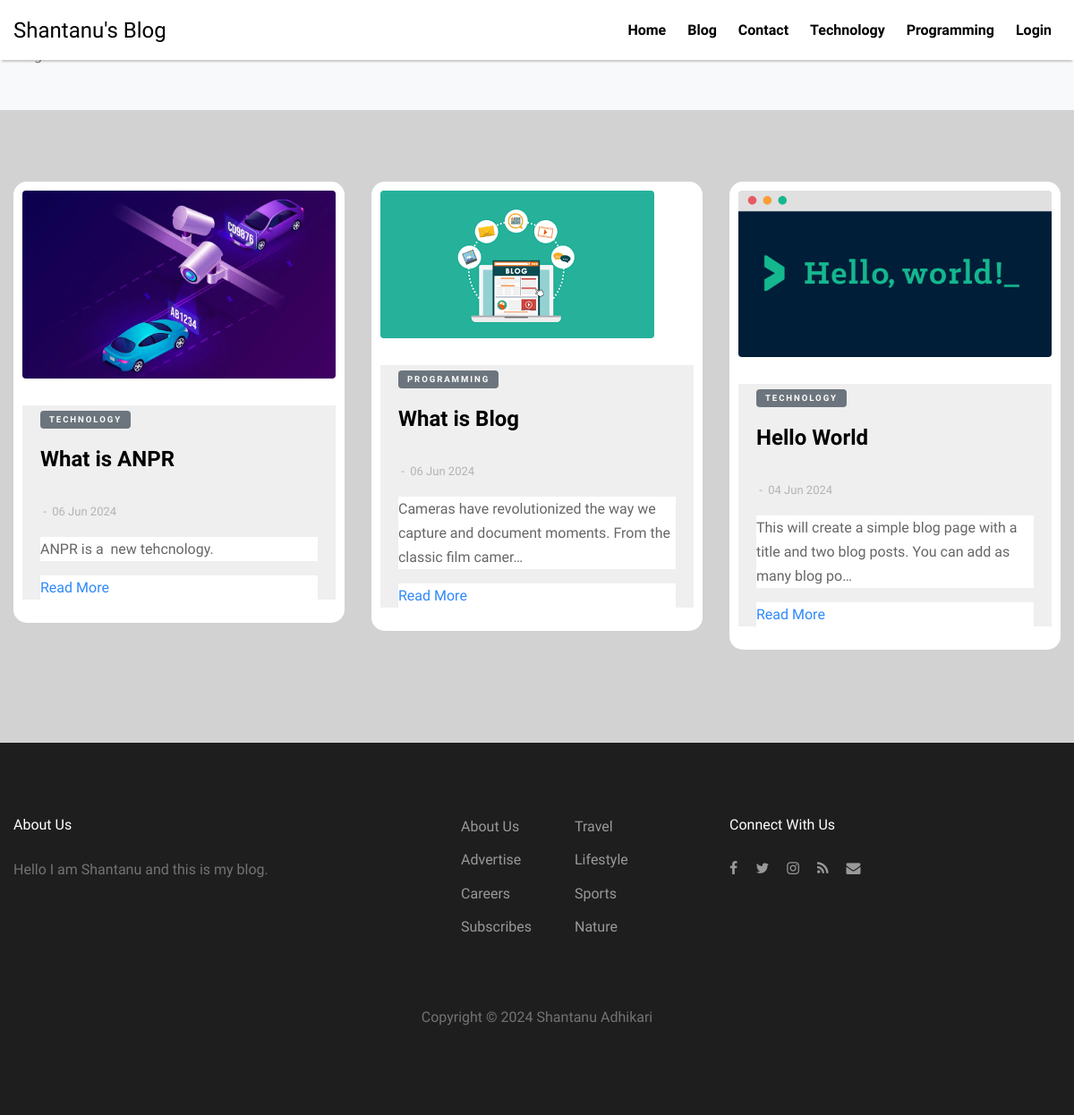
Page /blog on the committed database.
### blog/models.py (models this page shows, shortened)
class Home(models.Model):
	sno = models.AutoField(primary_key=True)
	title = models.CharField(max_length=255,blank=True,null=True)
	about = models.TextField()
	copyright = models.CharField(max_length=255,blank=True,null=True)
	address = models.CharField(max_length=255,blank=True,null=True)
	phone = models.CharField(max_length=255,blank=True,null=True)
	email = models.CharField(max_length=255,blank=True,null=True)

class Category(models.Model):
	sno = models.AutoField(primary_key=True)
	title = models.CharField(max_length=255,blank=True,null=True)

class Post(models.Model):
	sno = models.AutoField(primary_key=True)
	title = models.CharField(max_length=255,blank=True,null=True)
	category = models.ForeignKey(Category,on_delete=models.CASCADE,blank=True,null=True)
	image = models.ImageField(upload_to='images',blank=True,null=True)
	text = RichTextField()
	date = models.DateTimeField(auto_now_add=True)
	slug = AutoSlugField(populate_from='title',null=True)

### blog/views.py (the view)
# urls.py: path('blog',views.blog,name="blog"),
def blog(request):
	home = Home.objects.all()
	cate = Category.objects.all()
	allPost = Post.objects.all()[::-1]
	context = {'home':home,'cate':cate,'posts':allPost}
	return render(request,'blog/blog.html',context)

### templates/blog/blog.html
{% extends "base.html" %}
    {% load static %}
     {% block body %}
    <div class="py-5 bg-light">
      <div class="container">
        <div class="row">
          <div class="col-md-6">
            <span>Blog</span>
          </div>
        </div>
      </div>
    </div>
    <div class="site-section" style="background-color: #d2d2d2">
      <div class="container">
        <div class="row">
          {% for post in posts %}
          <div class="col-lg-4 mb-4">
            <div class="entry2" style="background-color: white; padding: 10px; border-radius: 15px;">
              <a href="{{post.slug}}"><img src="{{post.image.url}}" alt="{{post.title}}" class="img-fluid rounded"></a>
              <div class="excerpt">
              <span class="post-category text-white bg-secondary mb-3">{{post.category.title}}</span>
              <h2><a href="{{post.slug}}">{{post.title | safe}}</a></h2>
              <div class="post-meta align-items-center text-left clearfix">
                <span>&nbsp;-&nbsp; {{post.date |date:'d M Y'| safe}}</span>
              </div>
                <p>{{post.text | safe | truncatechars:100}}</p>
                <p><a href="{{post.slug | safe}}">Read More</a></p>
              </div>
            </div>
          </div>
          {% endfor %}
        </div>
    </div>
  </div>
      {% endblock body %}

### templates/base.html (shortened to what this page needs)
 <!DOCTYPE html>
<html lang="en">
  <head>
    {% load static %}
    <link rel="stylesheet" href="{% static 'fonts/icomoon/style.css' %}">
    <link rel="stylesheet" href="{% static 'css/bootstrap.min.css' %}">
    <link rel="stylesheet" href="{% static 'css/magnific-popup.css' %}">
    <link rel="stylesheet" href="{% static 'css/jquery-ui.css' %}">
    <link rel="stylesheet" href="{% static 'css/owl.carousel.min.css' %}">
    <link rel="stylesheet" href="{% static 'css/owl.theme.default.min.css' %}">
    <link rel="stylesheet" href="{% static 'css/bootstrap-datepicker.css' %}">
    <link rel="stylesheet" href="{% static 'fonts/flaticon/font/flaticon.css' %}">
    <link rel="stylesheet" href="{% static 'css/aos.css' %}">
    <link rel="stylesheet" href="{% static 'css/style.css' %}">
  </head>
  <body>
  <div class="site-wrap">
    <header class="site-navbar" role="banner" style="position: fixed;">
      <div class="container-fluid">
        <div class="row align-items-center" style="box-shadow: 0 4px 2px -2px rgba(0, 0, 0, 0.2);">
          <div class="col-4 site-logo">
            {% for post in home %}
            <a href="/home" class="text-black h2 mb-0">{{post.title}}</a>
            {% endfor %}
          </div>
          <div class="col-8 text-right">
            <nav class="site-navigation" role="navigation">
              <ul class="site-menu js-clone-nav mr-auto d-none d-lg-block mb-0">
                <li><a href="/">Home</a></li>
                <li><a href="/blog">Blog</a></li>
                <li><a href="/contact">Contact</a></li>
                {% for post in cate %}
                <li><a href="/?category={{post.sno | safe}}">{{post.title | safe}}</a></li>
                {% endfor %}
                <li><a href="/admin">Login</a></li>
              </ul>
            </nav>
            <a href="#" class="site-menu-toggle js-menu-toggle text-black d-inline-block d-lg-none"></a></div>
          </div>
      </div>
  </header>
  {% block body %}
  {% endblock body %}
   <div class="site-footer" style="background-color: #1e1e1e;">
      <div class="container">
        <div class="row mb-5">
          <div class="col-md-4">
            <h3 class="footer-heading mb-4">About Us</h3>
            {% for post in home %}
            <p>{{post.about | safe }}</p>
            {% endfor %}
          </div>
          <div class="col-md-3 ml-auto">
            <ul class="list-unstyled float-left mr-5">
              <li><a href="#">About Us</a></li>
              <li><a href="#">Advertise</a></li>
              <li><a href="#">Careers</a></li>
              <li><a href="#">Subscribes</a></li>
            </ul>
            <ul class="list-unstyled float-left">
              <li><a href="#">Travel</a></li>
              <li><a href="#">Lifestyle</a></li>
              <li><a href="#">Sports</a></li>
              <li><a href="#">Nature</a></li>
            </ul>
          </div>
          <div class="col-md-4">
            <div>
              <h3 class="footer-heading mb-4">Connect With Us</h3>
              <p>
                <a href="#"><span class="icon-facebook pt-2 pr-2 pb-2 pl-0"></span></a>
                <a href="#"><span class="icon-twitter p-2"></span></a>
                <a href="#"><span class="icon-instagram p-2"></span></a>
                <a href="#"><span class="icon-rss p-2"></span></a>
                <a href="#"><span class="icon-envelope p-2"></span></a>
              </p>
            </div>
          </div>
        </div>
        <div class="row">
          <div class="col-12 text-center">
              {% for post in home %}
            <p>
              Copyright &copy; <script>document.write(new Date().getFullYear());</script> {{post.copyright}}
              </p>
              {% endfor %}
          </div>
        </div>
      </div>
    </div>
  </div>
  </body>
</html>

### static/css/style.css (style rules this page uses)
body { line-height: 1.7; color: gray; font-weight: 300; font-size: 1rem; background: #fff; font-family: "Muli", -apple-system, BlinkMacSystemFont, "Segoe UI", Roboto, "Helvetica Neue", Arial, sans-serif, "Apple Color Emoji", "Segoe UI Emoji", "Segoe UI Symbol", "Noto Color Emoji"; }
a { -webkit-transition: .3s all ease; -o-transition: .3s all ease; transition: .3s all ease; color: #2f89fc; }
h1, h2, h3, h4, h5, .h1, .h2, .h3, .h4, .h5 { font-family: "Muli", -apple-system, BlinkMacSystemFont, "Segoe UI", Roboto, "Helvetica Neue", Arial, sans-serif, "Apple Color Emoji", "Segoe UI Emoji", "Segoe UI Symbol", "Noto Color Emoji"; line-height: 1.5; color: #000; }
.text-black { color: #000 !important; }
.site-wrap:before { -webkit-transition: .3s all ease-in-out; -o-transition: .3s all ease-in-out; transition: .3s all ease-in-out; background: rgba(0, 0, 0, 0.6); content: ""; position: absolute; z-index: 2000; top: 0; left: 0; right: 0; bottom: 0; opacity: 0; visibility: hidden; }
.site-section { padding: 2.5em 0; }
@media (min-width: 768px) { .site-section { padding: 5em 0; } }
.site-footer { padding: 4em 0; background: #333333; }
@media (min-width: 768px) { .site-footer { padding: 5em 0; } }
.site-footer p { color: #737373; }
.site-footer h2, .site-footer h3, .site-footer h4, .site-footer h5 { color: #fff; }
.site-footer a { color: #999999; }
.site-footer ul li { margin-bottom: 10px; }
.site-footer .footer-heading { font-size: 16px; color: #fff; }
.site-navbar { margin-bottom: 0px; z-index: 1999; position: relative; width: 100%; background: #fff; }
.site-navbar .site-logo a { font-size: 1.5rem; }
.site-navbar .site-navigation .site-menu { margin-bottom: 0; }
.site-navbar .site-navigation .site-menu a { text-decoration: none !important; display: inline-block; }
.site-navbar .site-navigation .site-menu > li { display: inline-block; padding: 10px 10px; }
.site-navbar .site-navigation .site-menu > li > a { padding: 10px 0px; font-weight: 700; color: #000; text-decoration: none !important; }
.site-mobile-menu .site-nav-wrap { padding: 0; margin: 0; list-style: none; position: relative; }
.site-mobile-menu .site-nav-wrap a { padding: 10px 20px; display: block; position: relative; color: #212529; }
.site-mobile-menu .site-nav-wrap li { position: relative; display: block; }
.site-mobile-menu .site-nav-wrap > li { display: block; position: relative; float: left; width: 100%; }
.site-mobile-menu .site-nav-wrap > li > a { padding-left: 20px; font-size: 20px; }
.container { max-width: 1200px; }
.muted, .entry2 p { color: #666666; background-color: #fff; }
.post-meta { font-size: 13px; color: #b3b3b3; }
.post-category { display: inline-block; padding: 2px 10px; border-radius: 4px; letter-spacing: .2em; font-weight: 700; font-size: .6rem; text-transform: uppercase; }
.entry2 img { margin-bottom: 30px; }
.entry2 h2 { font-size: 24px; margin-bottom: 30px; font-weight: 700; }
.entry2 h2 a { color: #000; }
.entry2 .excerpt { background-color: #efefef; padding-left: 20px; padding-right: 20px; }
.entry2 .post-meta { color: #b3b3b3; font-size: 13px; width: 100%; display: block; }

### rows in the picture
Home: title "Shantanu's Blog", about "Hello I am Shantanu and this is my blog.", copyright "Shantanu Adhikari"
Category: title "Technology"
Category: title "Programming"
Post: image (picture), category "TECHNOLOGY", title "What is ANPR", date "06 Jun 2024", text "ANPR is a new tehcnology."
Post: image (picture), category "PROGRAMMING", title "What is Blog", date "06 Jun 2024", text "Cameras have revolutionized the way we capture and document moments. From the classic film camer…"
Post: image (picture), category "TECHNOLOGY", title "Hello World", date "04 Jun 2024", text "This will create a simple blog page with a title and two blog posts. You can add as many blog po…"
